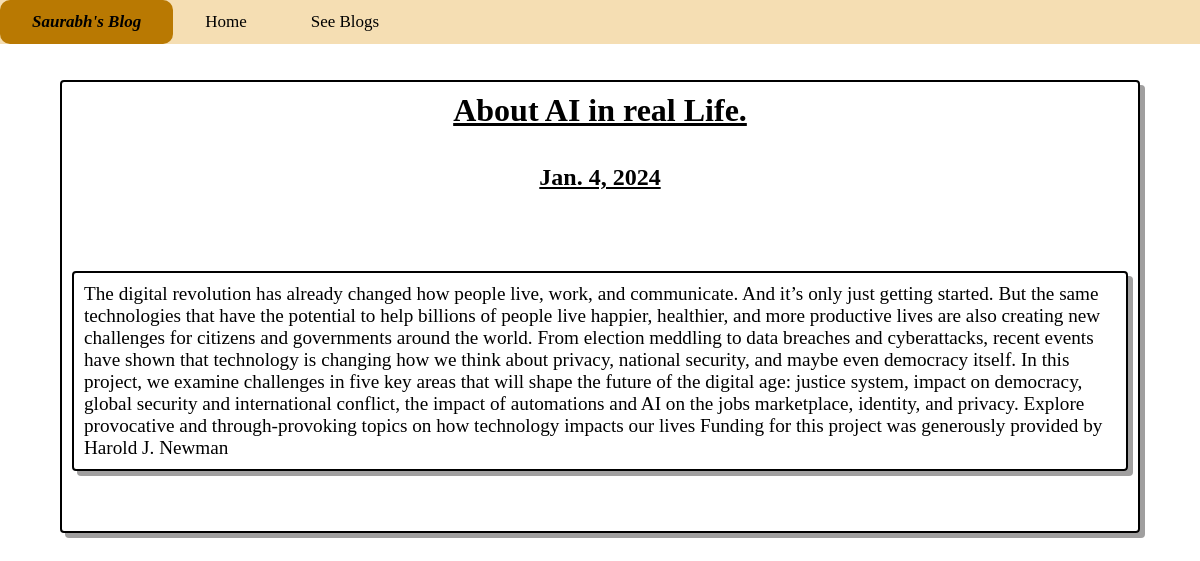
Page /blog/3 on the committed database.
### app/models.py (models this page shows, shortened)
class Blog_data(models.Model):
    title=models.CharField(max_length=100)
    details=models.CharField(max_length=10000)
    date=models.DateField()

### app/views.py (the view)
# urls.py: path('blog/<str:val>',views.single,name='single')
def single(request,val):
    tab=Blog_data.objects.get(id=val)
    return render(request,'single.html',{'valu':tab})

### template/single.html (shortened to what this page needs)
{% load static %}
<link href="{% static "style.css" %}" rel='stylesheet'>
<div class="navbar">
    <a class="active" href="#">Saurabh's Blog</a>
    <a href="/">Home</a>
    <a href="/blogs">See Blogs</a>
  </div>
  <div class='single'>
    <div class='btitle'>
        <h1>{{ valu.title }}</h1>
        <h2>{{ valu.date }}</h2>
    </div>
    <div class='detail'>
        <h3>
            {{ valu.details }}
        </h3>
    </div>
  </div>

### static/style.css (style rules this page uses)
* { padding: 0px; margin: 0px; }
.navbar { width: 100%; background-color: wheat; overflow: auto; position: fixed; top:0; }
.navbar a { float: left; text-align: center; padding: 12px 32px; color: rgb(0, 0, 0); text-decoration: none; font-size: 17px; }
.active { background-color:rgb(233, 180, 83); font-weight: 700; font-style: italic; }
* { box-sizing: border-box }
.single { border: 2px solid; margin: auto; width: 90%; padding: 10px; margin-top: 80px; border-radius: 4px; box-shadow: 5px 5px rgb(160, 159, 159); justify-content: center; margin-bottom: 50px; height: auto; }
.single .btitle { text-align: center; text-decoration: underline; }
.btitle h1 { padding-bottom: 35px; }
.detail { border: 2px solid; margin: auto; width: auto; padding: 10px; margin-top: 80px; border-radius: 4px; box-shadow: 5px 5px rgb(160, 159, 159); justify-content: center; margin-bottom: 50px; height: auto; }
.single .detail h3 { font-size: larger; font-weight: 500; }

### rows in the picture
Blog_data: title "About AI in real Life.", date "Jan. 4, 2024", details "The digital revolution has already changed how people live, work, and communicate. And it’s only just getting started. But the same technologies that have the potential to help billions of people live happier, healthier, and more productive lives are also creating new challenges for citizens and governments around the world. From election meddling to data breaches and cyberattacks, recent events have shown that technology is changing how we think about privacy, national security, and maybe even democracy itself. In this project, we examine challenges in five key areas that will shape the future of the digital age: justice system, impact on democracy, global security and international…"
